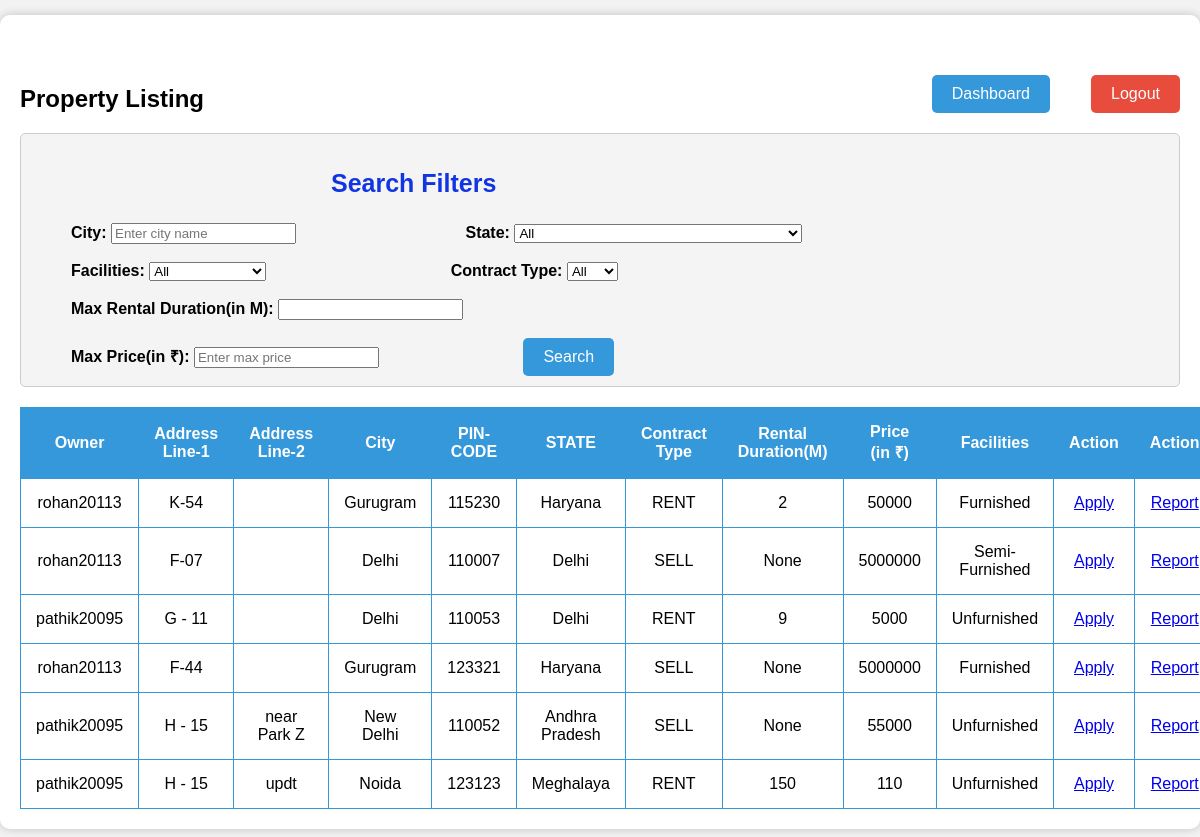
Screenshot of /search_properties/ (signed in) with the database file from the repository.
### project_app/models.py (models this page shows, shortened)
class Property(models.Model):
    owner = models.CharField(max_length=30,  null= False, blank=False, default = None)
    address_line_1 = models.CharField(max_length=30,  null= False, blank=False, default = None)
    address_line_2 = models.CharField(max_length=30,  null= False, blank=True, default = '')
    state = models.CharField(max_length=30,  null= False, blank=False, default = None)
    city = models.CharField(max_length=30,  null= False, blank=False, default = None)
    pincode = models.CharField(max_length=6,  null= False, blank=False, default = None)
    type = models.CharField(max_length=4,  null= False, blank=False, default = None)
    duration = models.DecimalField(decimal_places=0, max_digits=3, validators=[MaxValueValidator(limit_value=240)], null = True, blank = True, default = None)
    price = models.DecimalField(decimal_places=0, max_digits=10, null = True, blank = True, default= 0)
    facilities = models.CharField(max_length=20,  null= False, blank=False, default = None)

### project_app/views.py (the view)
# urls.py: path("search_properties/", views.search_properties, name="search_properties_page"),
def search_properties(request):
    request.session['transaction_ekyc'] = None
    if(request.method == 'POST'):
        username = request.session.get('username')
        if(request.session.get('email_kyc') is None):
            return redirect('logout_page')
        if(username is None):
            return redirect('login_page')
        return redirect('search_properties_page')
    else:
        username = request.session.get('username')
        if(request.session.get('email_kyc') is None):
            return redirect('logout_page')
        if(username is None):
            return redirect('login_page')
        try:
            my_properties_list = []
            properties = list(Property.objects.values())
            for i in range(len(properties)):
                if(properties[i]['owner'] !=username and properties[i]['type'] in ['SELL', 'RENT']):
                    my_properties_list.append(properties[i])
            applications_list = []
            applications = list(PropertyApplications.objects.values())
            for i in range(len(applications)):
                if applications[i]['interested_user'] == username and applications[i]['status'] in ['PENDING', 'ACCEPTED']:
                    applications_list.append({'id': applications[i]['id']
                                              , 'status': applications[i]['status']
                                              , 'interested_user': applications[i]['interested_user']
                                              , 'property_id': applications[i]['property_id']
                                            })
            user_details = [{'user': username}]
            return render(request, 'search_properties.html', {'properties':my_properties_list, 'applications':applications_list, 'user': user_details})
        except:
            messages.error(request, 'Unexpected Error')
            return redirect('dashboard_page')

### project_app/templates/search_properties.html (shortened to what this page needs)
<!DOCTYPE html>
<html>
<head>
</head>
<body>
    <div class="container">
        <div>
            <h2 style="margin-top: 50px;">Property Listing</h2>
            <a class="dashboard-button" href="/dashboard">Dashboard</a>
            <a class="logout-button" href="/logout">Logout</a>
        </div>
        <div class="filter-container">
            <h3 style="margin-left:300px;text-shadow: #1e6aae;text-underline-position: auto;font-size: 25px;
            width: fit-content;color: #1235e1;">Search Filters</h3>
            <label class="filter-label"  for="filter-city">City:</label>
            <input type="text" id="filter-city" placeholder="Enter city name">
            <label class="filter-label-third" for="filter-state">State:</label>
            <select id="filter-state">
                <option value="">All</option>
            </select>
            <br></br>
            <label class="filter-label" for="filter-facilities">Facilities:</label>
            <select id="filter-facilities">
                <option value="">All</option>
            </select>
            <label class="filter-label-second" for="filter-type">Contract Type:</label>
            <select id="filter-type">
                <option value="">All</option>
            </select>
            <br></br>
            <label class = "filter-label" for="filter-duration">Max Rental Duration(in M):</label>
            <input type="number" id="filter-duration" name="duration" min="0">
            <br></br>
            <label class="filter-label" for="filter-price">Max Price(in ₹):</label>
            <input type="number" id="filter-price" placeholder="Enter max price" min="0">
            <button type="button" class="search-button" id="search-button">Search</button>
        </div>
        <div class="scroll-container">
            <table>
                <thead>
                    <tr>
                        <th>Owner</th>
                        <th>Address Line-1</th>
                        <th>Address Line-2</th>
                        <th>City</th>
                        <th>PIN-CODE</th>
                        <th>STATE</th>
                        <th>Contract Type</th>
                        <th>Rental Duration(M)</th>
                        <th>Price (in ₹)</th>
                        <th>Facilities</th>
                        <th>Action</th>
                        <th>Action</th>
                    </tr>
                </thead>
                <tbody>
                    {% for property in properties %}
                    <tr>
                        <td>{{ property.owner }}</td>
                        <td>{{ property.address_line_1 }}</td>
                        <td>{{ property.address_line_2 }}</td>
                        <td>{{ property.city }}</td>
                        <td>{{ property.pincode }}</td>
                        <td>{{ property.state }}</td>
                        <td>{{ property.type }}</td>
                        <td>{{ property.duration }}</td>
                        <td>{{ property.price }}</td>
                        <td>{{ property.facilities }}</td>
                        <td>
                            <a id = 'action_available' href="/apply_property_deal/{{property.id}}">Apply</a>
                        </td>
                        <td>
                            <a id = 'action_available' href="/report_listing/{{property.id}}">Report</a>
                        </td>
                    </tr>
                    {% endfor %}
                </tbody>
            </table>
        </div>
    </div>
</body>
</html>

### project_app/templates/search_properties.html (style rules this page uses)
html, body { height: fit-content; font-family: Arial, sans-serif; background-color: #f2f2f2; margin: 0; padding: 0; }
.container { max-width: 1250px; margin: 15px auto; padding: 20px; background-color: #fff; box-shadow: 0px 0px 10px rgba(0, 0, 0, 0.2); border-radius: 10px; height: 100%; position: relative; overflow-x: scroll; overflow-y: scroll; }
.scroll-container { max-height: calc(100% - 120px); }
table { width: 100%; border-collapse: collapse; margin-top: 20px; }
table, th, td { border: 1px solid #3498db; }
th, td { padding: 15px; text-align: center; }
th { background-color: #3498db; color: #fff; }
.logout-button { position: absolute; top: 60px; right: 20px; background-color: #e74c3c; color: #fff; border: none; padding: 10px 20px; font-size: 16px; border-radius: 5px; cursor: pointer; text-decoration: none; }
.dashboard-button { position: absolute; top: 60px; right: 150px; background-color: #3498db; color: #fff; border: none; padding: 10px 20px; font-size: 16px; border-radius: 5px; cursor: pointer; text-decoration: none; }
.filter-container { margin-top: 20px; padding: 10px; border: 1px solid #ccc; background-color: #f4f4f4; border-radius: 5px; }
.filter-label { margin-left: 40px; font-weight: bold; }
.filter-label-second { margin-left: 180px; font-weight: bold; }
.filter-label-third { margin-left: 165px; font-weight: bold; }
.search-button { margin-left: 140px; background-color: #3498db; color: #fff; border: none; padding: 10px 20px; font-size: 16px; border-radius: 5px; cursor: pointer; }

### rows the page displays
Property: owner "rohan20113", address_line_1 "K-54", city "Gurugram", pincode "115230", state "Haryana", type "RENT", duration "2", price "50000", facilities "Furnished"
Property: owner "rohan20113", address_line_1 "F-07", city "Delhi", pincode "110007", state "Delhi", type "SELL", duration "None", price "5000000", facilities "Semi-Furnished"
Property: owner "pathik20095", address_line_1 "G - 11", city "Delhi", pincode "110053", state "Delhi", type "RENT", duration "9", price "5000", facilities "Unfurnished"
Property: owner "rohan20113", address_line_1 "F-44", city "Gurugram", pincode "123321", state "Haryana", type "SELL", duration "None", price "5000000", facilities "Furnished"
Property: owner "pathik20095", address_line_1 "H - 15", address_line_2 "near Park Z", city "New Delhi", pincode "110052", state "Andhra Pradesh", type "SELL", duration "None", price "55000", facilities "Unfurnished"
Property: owner "pathik20095", address_line_1 "H - 15", address_line_2 "updt", city "Noida", pincode "123123", state "Meghalaya", type "RENT", duration "150", price "110", facilities "Unfurnished"
